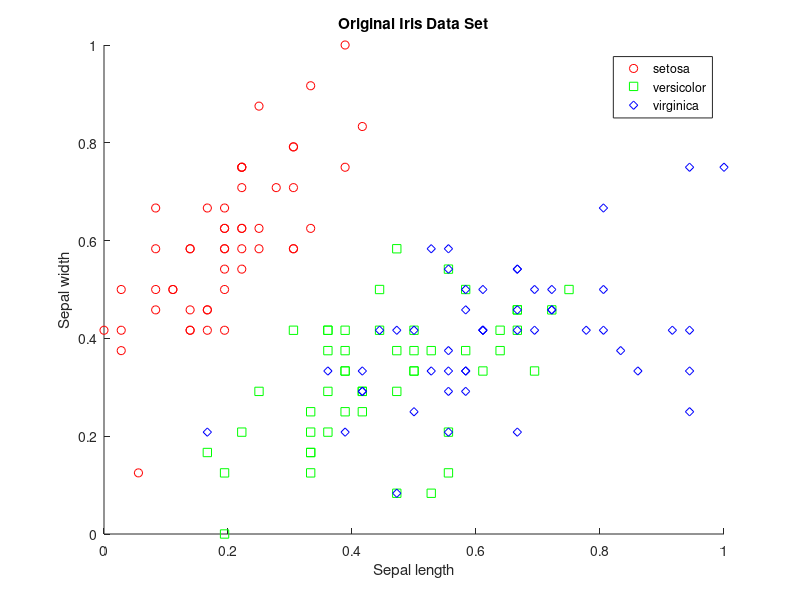
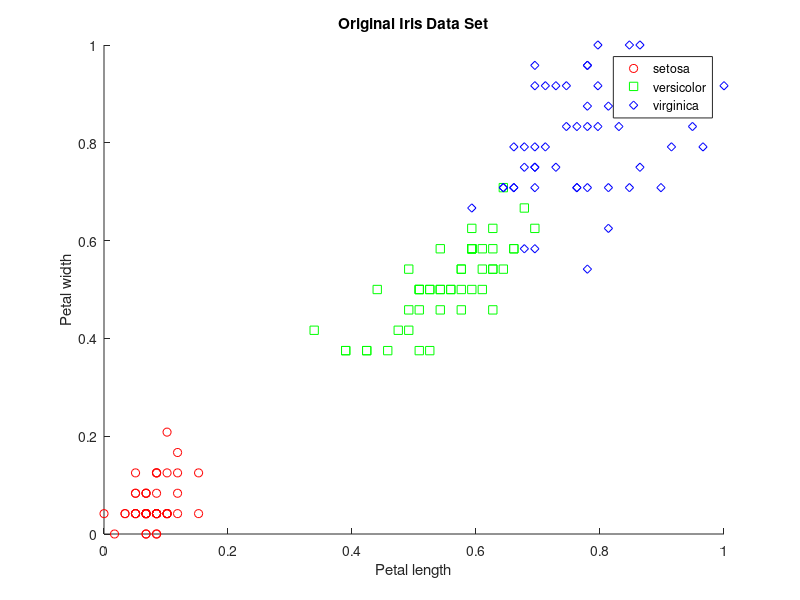

Here is the MATLAB script that generated these plots, in order:
load fisheriris.mat

X = zeros(32,150);

for i=1:4
    x_min = min(meas(:,i));
    x_max = max(meas(:,i));
    X(i,:) = (meas(:,i)' - x_min)/(x_max - x_min);
end

dir = 'results/knn/';

figure()
hold on
gscatter(X(1,:),X(2,:),species,'rgb','osd',[6,6,6]);
title('Original Iris Data Set')
xlabel('Sepal length')
ylabel('Sepal width')
hold off
saveas(gca, strcat(dir, 'original_fisheriris_1.png'));

figure()
hold on
gscatter(X(3,:),X(4,:),species,'rgb','osd',[6,6,6]);
title('Original Iris Data Set')
xlabel('Petal length')
ylabel('Petal width')
hold off
saveas(gca, strcat(dir, 'original_fisheriris_2.png'));